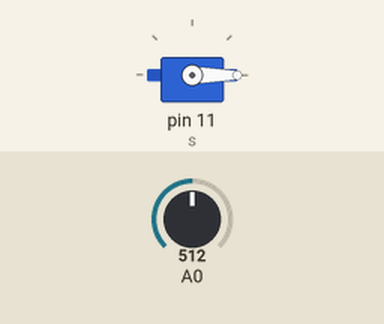
Recording of a sketch running on a simulated Arduino Uno, built with avr-gcc and run on an emulated ATmega328P. Shown: servo. Inputs (shaded band) come from the test bench; at power-on: A0 = 512. What the sketch prints to the serial monitor is not drawn.

Above: at 1.2 s.
1.3 s: A0 set to 0
Timing chart, 0 to 9.5 s (numbered marks = the images above; inputs shaded):
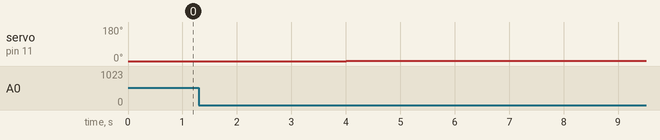

The sketch:

FSRvsTIME.ino
```cpp
#include<Servo.h>
unsigned long  t = 0,temp,f;
int var = 1;
unsigned long timeLag = 4000000;
Servo s;
float val = 0;
float big;
float V,FSR1,FSR2,FSR3;
int upperLimit = 27;
int lowerLimit = 0;
void setup() {
  //pinMode(11,OUTPUT);
  pinMode(A0,INPUT);
  s.attach(11);
  Serial.begin(9600);
}

void loop() {
  //analogWrite(11,1023);
  big = FSR1;
  //V = analogRead(A0);
  V = analogRead(A0)*5/1023.;
  FSR1 = (3.78/V-1)*46000.;
  //FSR1 = 15000./(3.3/V-1);
  if(abs(FSR2-FSR1)<big)
  {
    FSR2 = FSR1;
  }
  Serial.println(FSR1);
  s.write(val);
  temp = micros();
  f = temp - t;
  switch (var)
  {

  case 1:
  if(val < upperLimit && f>timeLag)
  {
    val = val +1;
    t = temp;
    if(val == upperLimit)
    {
      var = 2;
    }
  }
  break;

      case 2:
      if(val > lowerLimit && f > timeLag)
  {
    val = val - 1;
    t = temp;
    if(val == lowerLimit)
    {
      var = 1;
    }
  }
    break;
  }
}
//  if(Serial.parseInt()==1)
//{
//  val = val + 5;
//  Serial.print("Angle is ");
//  Serial.println(val);
//}
```
